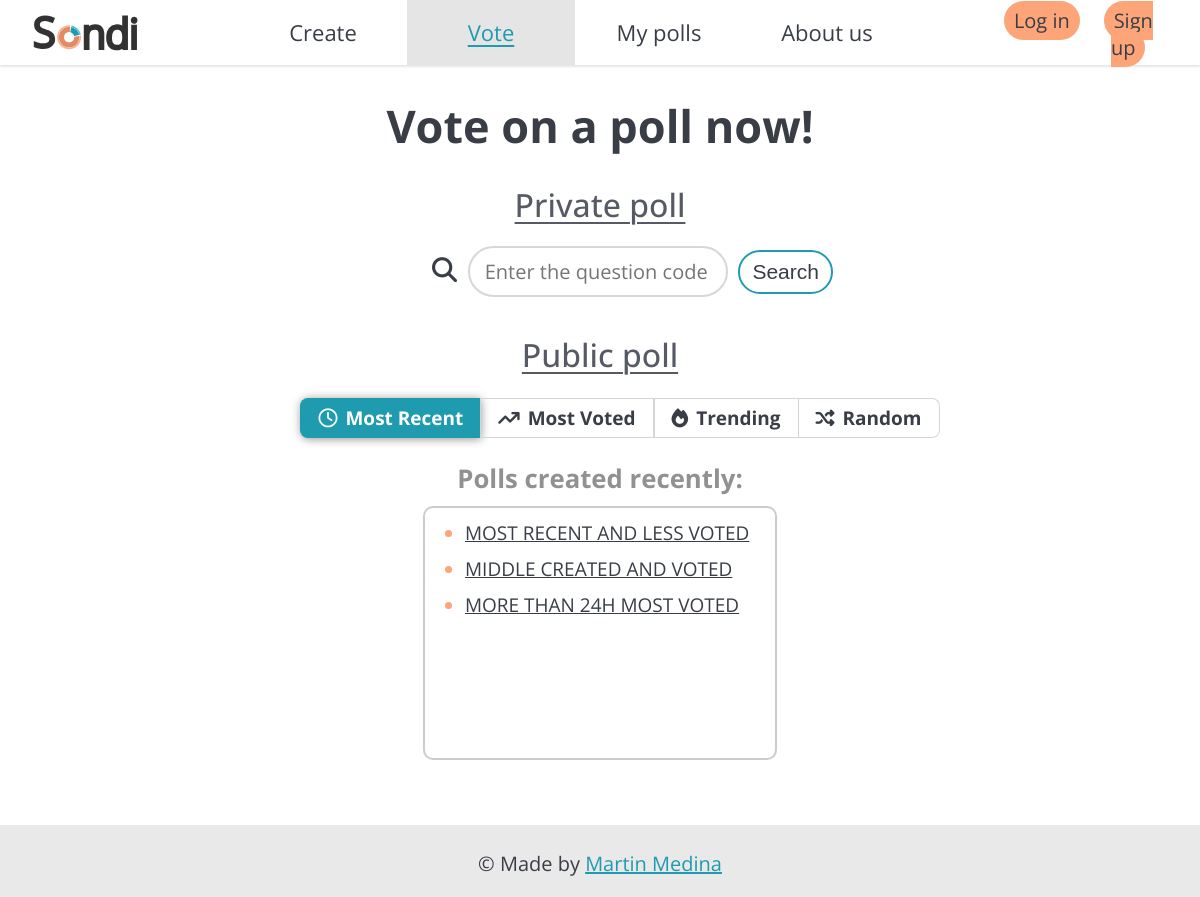
Screenshot of /polls/ with the database file from the repository.
### polls/models.py (models this page shows, shortened)
class Question(models.Model):
    question_text = models.CharField(max_length=200, blank=False)
    pub_date = models.DateTimeField("date published")
    code = models.CharField(max_length=6, blank=False, unique=True)
    VISIBILITY_CHOICES=[
        ('private', 'Private'),
        ('public', 'Public')
    ]
    visibility = models.CharField(blank=False, default='private', max_length=7, choices=VISIBILITY_CHOICES)

### polls/views.py (the view, shortened to what this page needs)
# urls.py: path("", views.IndexView.as_view(), name="index"),
class IndexView(generic.ListView, generic.FormView):
    template_name = "polls/index.html"
    context_object_name = "latest_question_list"
    form_class = CodeForm
    def get_queryset(self):
        most_recent = Question.objects.filter(visibility='public',
                                                pub_date__lte=timezone.now()
                                                ).order_by("-pub_date")[:20]
        most_voted = Question.objects.filter(visibility='public'
                                                ).annotate(total_votes=Sum('choice__votes')
                                                ).order_by('-total_votes')[:20]
        questions_last24h = Question.objects.filter(visibility='public',
                                                    pub_date__gte=timezone.now() - datetime.timedelta(days=1))
        trending = questions_last24h.annotate(total_votes=Sum('choice__votes')
                                              ).order_by('-total_votes')[:20]
        random = Question.objects.filter(visibility='public').order_by('?')[:20]
        return (most_recent, most_voted, trending, random)
    def get_context_data(self, **kwargs):
        context = super().get_context_data(**kwargs)
        context['form'] = self.get_form()
        most_recent, most_voted, trending, random = self.get_queryset()
        context['most_recent'] = most_recent
        context['most_voted'] = most_voted
        context['trending'] = trending
        context['random'] = random
        return context

### polls/forms.py
class CodeForm(forms.Form):
    question_code = forms.CharField(label=None, max_length=6, required=True,
                                    widget=forms.TextInput(attrs={
                                        'placeholder': 'Enter the question code'
                                        }),
                                    )

### polls/templates/polls/index.html (shortened to what this page needs)
{% extends "base.html" %}
{% block css %}
{% load static %}
{% static 'polls/style.css' %}
{% endblock %}
{% block voteSelected %}
class="selected"
{% endblock %}
{% block content %}
<main id="polls-index-main">
    <h1>Vote on a poll now!</h1>
    <h2>Private poll</h2>
    <form method="POST" id="search-form">
       <i class="fa-solid fa-magnifying-glass"></i>
        {{ form }}
        <button type="submit" id="search-button" class="button">Search</button>
    </form>
    <h2>Public poll</h2>
    <div id="topic-search-bar">
        <ul>
            <li id="most-recent" onclick="mostRecentSelected()" class="selected"><i class="fa-regular fa-clock"></i>Most Recent</li>
            <li id="most-voted" onclick="mostVotedSelected()" class=""><i class="fa-solid fa-arrow-trend-up"></i>Most Voted</li>
            <li id="trending" onclick="trendingSelected()" class=""><i class="fa-solid fa-fire"></i>Trending</li>
            <li id="random" onclick="randomSelected()" class=""><i class="fa-solid fa-shuffle"></i>Random</li>
        </ul>
    </div>
    <h3 id="public-questions-topic-title">Polls created recently:</h3>
    <div id="public-questions-list">
        <div id="most-recent-questions" class="">
            {% if most_recent %}
                <ul>
                {% for question in most_recent %}
                    <li><a href="/polls/vote/{{ question.code }}/">{{ question.question_text }}</a></li>
                {% endfor %}
                </ul>
            {% else %}
                <p>No polls are available.</p>
            {% endif %}
        </div>
    </div>
</main>
{% endblock %}

### static/base.css (style rules this page uses)
html, body { height: 100%; }
body { width: 100%; background-color: #fffffffc; font-family: "Open sans", sans-serif; font-size: 22px; color: #393e46; margin: 0; display: flex; flex-direction: column; }
.selected { background-color: #e5e5e5 !important; color: #1e9baf; text-decoration-color: #1e9baf !important; text-decoration: underline; text-decoration-thickness: 1.5px; text-underline-offset: 4px; }
main { flex: 1; margin: 65px 0; }
.button { text-decoration: none; color: #393e46; border-radius: 40px; border: solid #fda579 3px; background-color: #fffffffc; }

### polls/static/polls/style.css (style rules this page uses)
main { text-align: center; }
h1 { font-size: 45px; margin-bottom: 25px; }
h2 { font-size: 32px; font-weight: 450; color: #555a64; margin-bottom: 15px; text-decoration: underline; text-decoration-thickness: 2px; text-underline-offset: 5px; }
h3 { color: #919191; }
form { margin: 0; }
.button { padding: 7px 20px; }
input { color: #393e46; border-radius: 40px; border: solid #d7d7d7 2px; width: 25vw; padding: 10px 15px; font-family: "Open sans", sans-serif; font-size: 20px; }
#polls-index-main h2 { margin-bottom: 10px; }
#polls-index-main h3 { margin: 0; }
#search-form i { margin-left: 65px; font-size: 25px; padding-right: 5px; }
#search-form input { width: 260px; margin: 10px 5px 10px 0; }
#search-button { font-size: 21px; margin: 10px 0 0 0; border: solid #1e9baf 2.5px; padding: 8px 12px; }
#topic-search-bar ul { display: flex; flex-direction: row; justify-content: center; }
#topic-search-bar li.selected { text-decoration: none; background-color: #1e9baf !important; color: #FFF; box-shadow: 1px 1px 10px #929292; border-color: #1e9baf; }
#topic-search-bar i { margin-right: 8px; }
#public-questions-list { margin: 10px auto 0 auto; padding-top: 0; height: 250px; width: fit-content; min-width: 350px; border: 2px solid #ccc; border-radius: 10px; font-size: 19px; overflow: auto; }
#public-questions-list ul { margin: 12px 0; }
#public-questions-list li { margin-top: 0; margin-bottom: 10px; }
ul li { text-align: left; color: #393e46; }
ul li::marker { color: #fda579; }
#public-questions-list a { color: #393e46; }

### rows the page displays
Question: question_text "MOST RECENT AND LESS VOTED"
Question: question_text "MIDDLE CREATED AND VOTED"
Question: question_text "MORE THAN 24H MOST VOTED"
